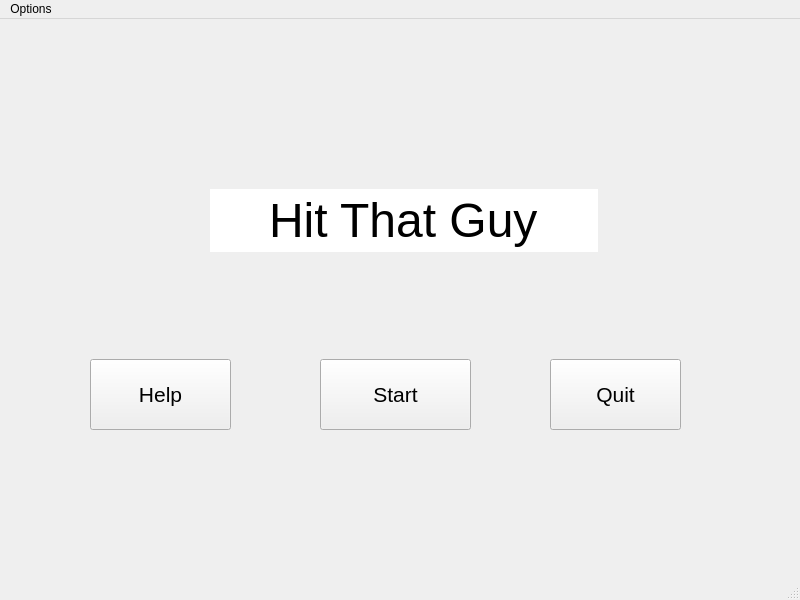
<?xml version="1.0" encoding="UTF-8"?>
<ui version="4.0">
 <class>MainWindow</class>
 <widget class="QMainWindow" name="MainWindow">
  <property name="enabled">
   <bool>true</bool>
  </property>
  <property name="geometry">
   <rect>
    <x>0</x>
    <y>0</y>
    <width>800</width>
    <height>600</height>
   </rect>
  </property>
  <property name="sizePolicy">
   <sizepolicy hsizetype="Maximum" vsizetype="Maximum">
    <horstretch>0</horstretch>
    <verstretch>0</verstretch>
   </sizepolicy>
  </property>
  <property name="minimumSize">
   <size>
    <width>100</width>
    <height>100</height>
   </size>
  </property>
  <property name="maximumSize">
   <size>
    <width>800</width>
    <height>600</height>
   </size>
  </property>
  <property name="palette">
   <palette>
    <active/>
    <inactive/>
    <disabled/>
   </palette>
  </property>
  <property name="windowTitle">
   <string>MainWindow</string>
  </property>
  <property name="styleSheet">
   <string notr="true">#MainWindow{border-image: url(:/new/prefix1/image1.png);}</string>
  </property>
  <widget class="QWidget" name="centralwidget">
   <widget class="QPushButton" name="pushButton_2">
    <property name="geometry">
     <rect>
      <x>550</x>
      <y>340</y>
      <width>131</width>
      <height>71</height>
     </rect>
    </property>
    <property name="sizePolicy">
     <sizepolicy hsizetype="Maximum" vsizetype="Maximum">
      <horstretch>0</horstretch>
      <verstretch>0</verstretch>
     </sizepolicy>
    </property>
    <property name="font">
     <font>
      <pointsize>16</pointsize>
     </font>
    </property>
    <property name="text">
     <string>Quit</string>
    </property>
   </widget>
   <widget class="QLineEdit" name="lineEdit">
    <property name="enabled">
     <bool>true</bool>
    </property>
    <property name="geometry">
     <rect>
      <x>210</x>
      <y>170</y>
      <width>388</width>
      <height>63</height>
     </rect>
    </property>
    <property name="sizePolicy">
     <sizepolicy hsizetype="Ignored" vsizetype="Maximum">
      <horstretch>0</horstretch>
      <verstretch>0</verstretch>
     </sizepolicy>
    </property>
    <property name="font">
     <font>
      <pointsize>36</pointsize>
     </font>
    </property>
    <property name="acceptDrops">
     <bool>false</bool>
    </property>
    <property name="layoutDirection">
     <enum>Qt::LeftToRight</enum>
    </property>
    <property name="autoFillBackground">
     <bool>false</bool>
    </property>
    <property name="text">
     <string>Hit That Guy</string>
    </property>
    <property name="frame">
     <bool>false</bool>
    </property>
    <property name="alignment">
     <set>Qt::AlignCenter</set>
    </property>
    <property name="readOnly">
     <bool>true</bool>
    </property>
    <property name="clearButtonEnabled">
     <bool>false</bool>
    </property>
   </widget>
   <widget class="QPushButton" name="pushButton">
    <property name="geometry">
     <rect>
      <x>320</x>
      <y>340</y>
      <width>151</width>
      <height>71</height>
     </rect>
    </property>
    <property name="sizePolicy">
     <sizepolicy hsizetype="Maximum" vsizetype="Maximum">
      <horstretch>0</horstretch>
      <verstretch>0</verstretch>
     </sizepolicy>
    </property>
    <property name="font">
     <font>
      <pointsize>16</pointsize>
     </font>
    </property>
    <property name="text">
     <string>Start</string>
    </property>
   </widget>
   <widget class="QPushButton" name="pushButton_3">
    <property name="geometry">
     <rect>
      <x>90</x>
      <y>340</y>
      <width>141</width>
      <height>71</height>
     </rect>
    </property>
    <property name="sizePolicy">
     <sizepolicy hsizetype="Maximum" vsizetype="Maximum">
      <horstretch>0</horstretch>
      <verstretch>0</verstretch>
     </sizepolicy>
    </property>
    <property name="font">
     <font>
      <pointsize>16</pointsize>
     </font>
    </property>
    <property name="text">
     <string>Help</string>
    </property>
   </widget>
  </widget>
  <widget class="QMenuBar" name="menubar">
   <property name="geometry">
    <rect>
     <x>0</x>
     <y>0</y>
     <width>800</width>
     <height>21</height>
    </rect>
   </property>
   <widget class="QMenu" name="menuOptions">
    <property name="title">
     <string>Options</string>
    </property>
    <addaction name="separator"/>
   </widget>
   <addaction name="menuOptions"/>
  </widget>
  <widget class="QStatusBar" name="statusbar"/>
 </widget>
 <resources/>
 <connections/>
</ui>
